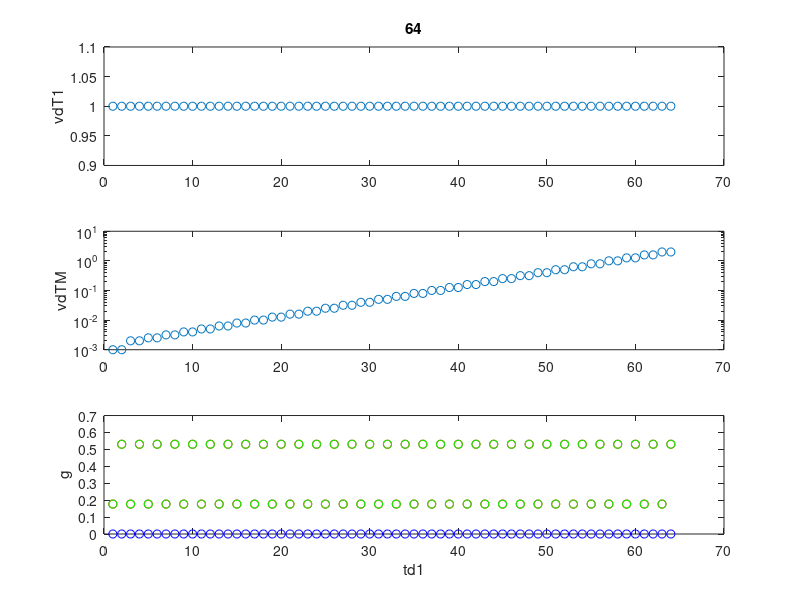

This figure's MATLAB source: (Note: this script raises an error after producing the figure.)
clear all

ListDir = '/opt/topspin4.0.7/exp/stan/nmr/lists/vd';
gpDir = '/opt/topspin4.0.7/exp/stan/nmr/lists/gp/user';
list_prefix = 'DT_';

G_det.min = .25; % pgse gradient 
G_det.max = .75;
G_det.N = 2;
G_det.theta = pi/2; G_det.phi = pi/4;

TM.min = 2e-3; % variable TM
TM.max = 2000e-3; 
TM.N = 32;
TR = 1000e-3; % constant TR

%gc = linspace(G_det.min,G_det.max,G_det.N)';
gc = logspace(log10(G_det.min),log10(G_det.max),G_det.N)';
tm = [1e-3; logspace(log10(TM.min),log10(TM.max),TM.N-1)'];

[gc,tm] = ndgrid(gc,tm); % rectangular array of g and TM

td1 = numel(gc);
gc = reshape(gc,[td1 1]);
tm = reshape(tm,[td1 1]);
tr = TR*ones([td1 1]);

gcx = gc*sin(G_det.theta)*cos(G_det.phi);
gcy = gc*sin(G_det.theta)*sin(G_det.phi);
gcz = gc*cos(G_det.theta);

vdT1 = tr;
vdTM = tm;

%% write the lists
td1 = numel(gcx);

figure(2), clf
subplot(3,1,1)
plot(1:td1,vdT1,'o')
title(num2str(td1))
ylabel('vdT1')
subplot(3,1,2)
semilogy(1:td1,vdTM,'o')
ylabel('vdTM')
subplot(3,1,3)
plot(1:td1,gcx,'ro',1:td1,gcy,'go',1:td1,gcz,'bo')
ylabel('g')
xlabel('td1')

wd = cd;

fpath = [ListDir];

fname = [list_prefix 'vdT1'];
fid1 = fopen([fpath '/' fname],'w');
fname = [list_prefix 'vdTM'];
fid2 = fopen([fpath '/' fname],'w');

for n = 1:td1
    fprintf(fid1,'%1.8f\n',vdT1(n));
    fprintf(fid2,'%1.8f\n',vdTM(n));
end

fclose(fid1);
fclose(fid2);

fpath = gpDir;

fname = [list_prefix 'gcx'];
fidcx = fopen([fpath '/' fname],'w');
fname = [list_prefix 'gcy'];
fidcy = fopen([fpath '/' fname],'w');
fname = [list_prefix 'gcz'];
fidcz = fopen([fpath '/' fname],'w');

text.header = {
{['##TITLE= ' fpath '/diff_ramp']};
{'##JCAMP-DX= 5.00 Bruker JCAMP library'}
{'##DATA TYPE= Shape Data'}
{'##ORIGIN= Bruker Analytik GmbH'}
{'##OWNER= <nmrsu>'}
{'##DATE= 07/02/27'}
{'##TIME= 08:11:48'}
{'##MINX= 0'}
{'##MAXX= 1'}
{'##MINY= 0'}
{'##MAXY= 1'}
{'##$SHAPE_EXMODE= Gradient'}
{'##$SHAPE_TOTROT= 0'}
{'##$SHAPE_BWFAC= 0'}
{'##$SHAPE_INTEGFAC= 0'}
{'##$SHAPE_MODE= 0'}};

[Nlines, dummy] = size(text.header);

for nline = 1:Nlines
    fprintf(fidcx,'%s\n',text.header{nline}{1});
    fprintf(fidcy,'%s\n',text.header{nline}{1});
    fprintf(fidcz,'%s\n',text.header{nline}{1});
end


fprintf(fidcx,'%s\n',['##NPOINTS=' num2str(td1)]);
fprintf(fidcx,'%s\n',['##XYDATA= (X++(Y..Y))']);
fprintf(fidcy,'%s\n',['##NPOINTS=' num2str(td1)]);
fprintf(fidcy,'%s\n',['##XYDATA= (X++(Y..Y))']);
fprintf(fidcz,'%s\n',['##NPOINTS=' num2str(td1)]);
fprintf(fidcz,'%s\n',['##XYDATA= (X++(Y..Y))']);

for nG = 1:length(gcx)
    fprintf(fidcx,'%f\n',gcx(nG));
    fprintf(fidcy,'%f\n',gcy(nG));
    fprintf(fidcz,'%f\n',gcz(nG));
end


fprintf(fidcx,'%s\n',['##END']);
fprintf(fidcy,'%s\n',['##END']);
fprintf(fidcz,'%s\n',['##END']);

fclose(fidcx);
fclose(fidcy);
fclose(fidcz);

cd(wd)
